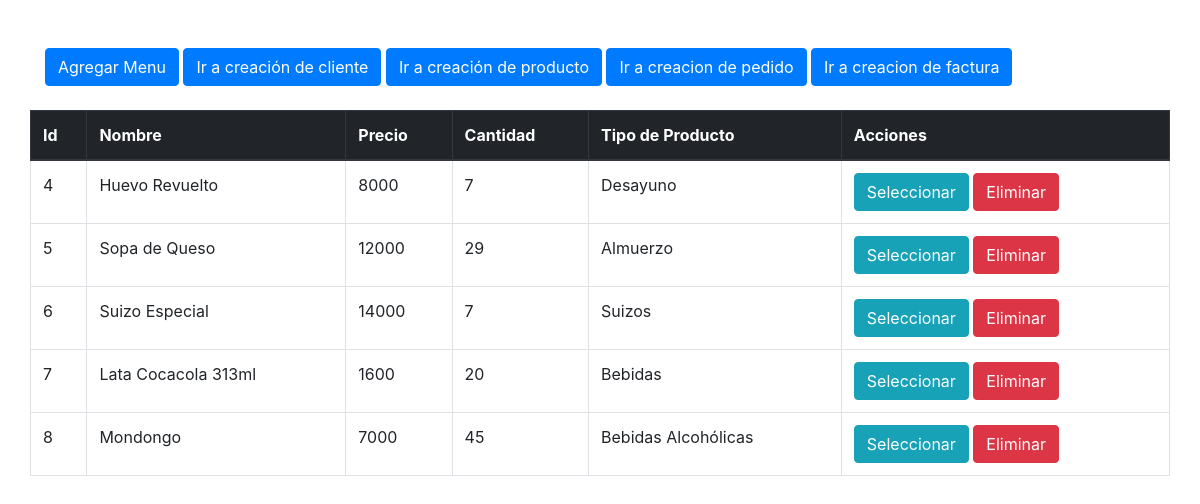
Page /usuarios/index.php on the committed database.
### tables this page shows
CREATE TABLE `menu` (
  `id` int(11) NOT NULL,
  `nombre` varchar(70) NOT NULL,
  `precio` double NOT NULL,
  `cantidad` int(11) NOT NULL,
  `idProducto` int(11) NOT NULL
);

CREATE TABLE `producto` (
  `id` int(11) NOT NULL,
  `tipoCategoria` varchar(50) NOT NULL
);

### usuarios/usuario.php (called while the page is built, shortened)
<?php
include("../conexion/conexion.php");
$datosMenu = $conexion->prepare("SELECT  menu.id,
menu.nombre,
menu.precio,
menu.cantidad,
menu.idProducto, producto.tipoCategoria
as categoria_producto
FROM menu inner join producto on (menu.idProducto = producto.id)");
$datosMenu->execute();
$listaMenu = $datosMenu->fetchAll(PDO::FETCH_ASSOC);

### usuarios/index.php (the view, shortened to what this page needs)
<?php
require 'usuario.php';
?>
<!DOCTYPE html>
<html lang="es">
<head>
    <link rel="stylesheet" href="https://stackpath.bootstrapcdn.com/bootstrap/4.1.3/css/bootstrap.min.css">
    <link rel="stylesheet" href="/css/css.css">
</head>
<body>
    <div class="container">
        <form action="" method="post">
            <br>
            <br>
            <button type="button" class="btn btn-primary linea" data-toggle="modal" data-target="#exampleModalCenter">
                Agregar Menu
            </button>
            <a href="cliente.php" class="btn btn-primary linea">Ir a creación de cliente</a>
            <a href="producto.php" class="btn btn-primary linea">Ir a creación de producto</a>
            <a href="controllerPedido.php" class="btn btn-primary linea">Ir a creacion de pedido</a>
            <a href="factura.php" class="btn btn-primary linea">Ir a creacion de factura</a>
            <br>
        </form>
        <br>
        <div class="row">
            <table CLASS="table table-hover table-bordered">
                <thead class="thead-dark">
                    <tr>
                        <th>Id</th>
                        <th>Nombre</th>
                        <th>Precio</th>
                        <th>Cantidad</th>
                        <th>Tipo de Producto</th>
                        <th>Acciones</th>
                    </tr>
                </thead>
                <?php foreach ($listaMenu as $menu) { ?>
                    <tr>
                        <td> <?php echo $menu['id'] ?> </td>
                        <td> <?php echo $menu['nombre'] ?> </td>
                        <td> <?php echo $menu['precio'] ?> </td>
                        <td> <?php echo $menu['cantidad'] ?> </td>
                        <td> <?php echo $menu['categoria_producto'] ?> </td>
                        <td>
                            <form action="" method="post">
                                <input type="submit" value="Seleccionar" class="btn btn-info linea" name="accion">
                                <button value="btnEliminar" type="submit" class="btn btn-danger linea " onclick="return confirmar('¿Quieres borrar este registro?')" name="accion">Eliminar</button>
                            </form>
                        </td>
                    </tr>
                <?php } ?>
            </table>
        </div>
    </div>
</body>
</html>

### css/css.css (style rules this page uses)
.linea { display: inline-block; }

### rows in the picture
menu: id "4", nombre "Huevo Revuelto", precio "8000", cantidad "7", idProducto.tipoCategoria "Desayuno"
menu: id "5", nombre "Sopa de Queso", precio "12000", cantidad "29", idProducto.tipoCategoria "Almuerzo"
menu: id "6", nombre "Suizo Especial", precio "14000", cantidad "7", idProducto.tipoCategoria "Suizos"
menu: id "7", nombre "Lata Cocacola 313ml", precio "1600", cantidad "20", idProducto.tipoCategoria "Bebidas"
menu: id "8", nombre "Mondongo", precio "7000", cantidad "45", idProducto.tipoCategoria "Bebidas Alcohólicas"
